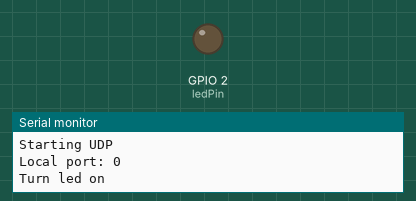
This sketch was run on a simulated ESP8266 (NodeMCU). Parts: output pins drawn as LEDs (lit = HIGH), the last lines printed to the serial monitor. WiFi joins after 1.5 s; servers stay silent unless stated.

Above: at 2.5 s.
At 4.5 s:
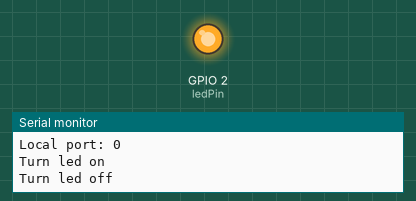
Timing chart, 0 to 6.7 s (numbered marks = the images above):
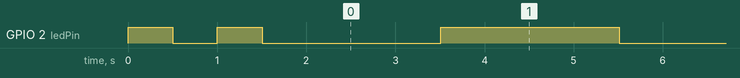

The sketch:

UdpBroadcast.ino
```cpp
#include <ESP8266WiFi.h>
#include <WiFiUdp.h>

#define MASTER // Comment this define to compile sketch on slave device

const int8_t ledPin = LED_BUILTIN;

const char* const ssid = "test"; // Your network SSID (name)
const char* const pass = "bhosdike"; // Your network password

const uint16_t localPort = 54321; // Local port to listen for UDP packets

#ifdef MASTER
const uint32_t stepDuration = 2000;

IPAddress broadcastAddress;
#endif

WiFiUDP udp;

bool sendPacket(const IPAddress& address, const uint8_t* buf, uint8_t bufSize);
void receivePacket();

void setup() {
  Serial.begin(115200);
  Serial.println();

  pinMode(ledPin, OUTPUT);

  Serial.print(F("Connecting to "));
  Serial.println(ssid);
  WiFi.begin(ssid, pass);

  while (WiFi.status() != WL_CONNECTED) {
    digitalWrite(ledPin, ! digitalRead(ledPin));
    delay(500);
    Serial.print('.');
  }
  digitalWrite(ledPin, HIGH);
  Serial.println();

  Serial.println(F("WiFi connected"));
  Serial.println(F("IP address: "));
  Serial.println(WiFi.localIP());

#ifdef MASTER
  broadcastAddress = (uint32_t)WiFi.localIP() | ~((uint32_t)WiFi.subnetMask());
  Serial.print(F("Broadcast address: "));
  Serial.println(broadcastAddress);
#endif

  Serial.println(F("Starting UDP"));
  udp.begin(localPort);
  Serial.print(F("Local port: "));
  Serial.println(udp.localPort());
}

void loop() {
#ifdef MASTER
  static uint32_t nextTime = 0;

  if (millis() >= nextTime) {
    bool led = ! digitalRead(ledPin);
    digitalWrite(ledPin, led);
    Serial.print(F("Turn led "));
    Serial.println(led ? F("off") : F("on"));
    if (! sendPacket(broadcastAddress, (uint8_t*)&led, sizeof(led)))
      Serial.println(F("Error sending broadcast UDP packet!"));
    nextTime = millis() + stepDuration;
  }
#endif

  if (udp.parsePacket())
    receivePacket();

  delay(1);
}

bool sendPacket(const IPAddress& address, const uint8_t* buf, uint8_t bufSize) {
  udp.beginPacket(address, localPort);
  udp.write(buf, bufSize);
  return (udp.endPacket() == 1);
}

void receivePacket() {
  bool led;

  udp.read((uint8_t*)&led, sizeof(led));
  udp.flush();
#ifdef MASTER
  if (udp.destinationIP() != broadcastAddress) {
    Serial.print(F("Client with IP "));
    Serial.print(udp.remoteIP());
    Serial.print(F(" turned led "));
    Serial.println(led ? F("off") : F("on"));
  } else {
    Serial.println(F("Skip broadcast packet"));
  }
#else
  digitalWrite(ledPin, led);
  led = digitalRead(ledPin);
  Serial.print(F("Turn led "));
  Serial.println(led ? F("off") : F("on"));
  if (! sendPacket(udp.remoteIP(), (uint8_t*)&led, sizeof(led)))
    Serial.println(F("Error sending answering UDP packet!"));
#endif
}
```

Measured:
- by itself, GPIO 2 (ledPin): goes LOW 0.50 s, HIGH 0.50 s, 32 × (LOW 2.0 s, HIGH 2.0 s), then LOW
